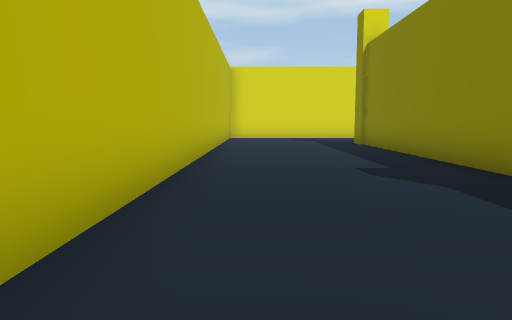
view 1 (above)

24 first-person views from a walk through a Unity game level. The camera is 1.4 m above the floor, tilts 6° down and sees 70° across. The floor is counted in squares, 2 m on a side. Each view is taken from the middle of a square. On the plan, view 1 faces up. The plan holds only what a view shows up to about 11 squares ahead; the rest is blank. The place goes on beyond the plan. The player is left out. Some animated figures are not drawn.

view 2
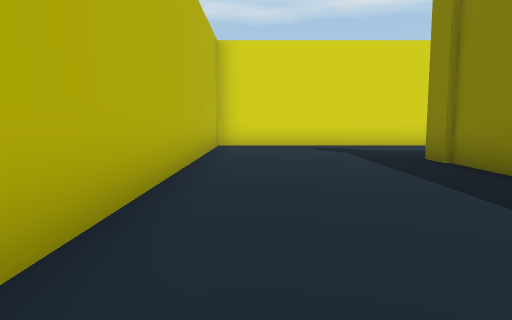

view 3
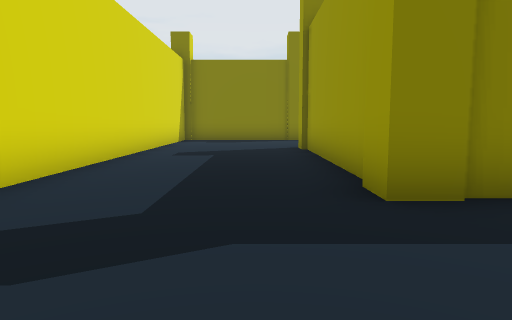

view 4
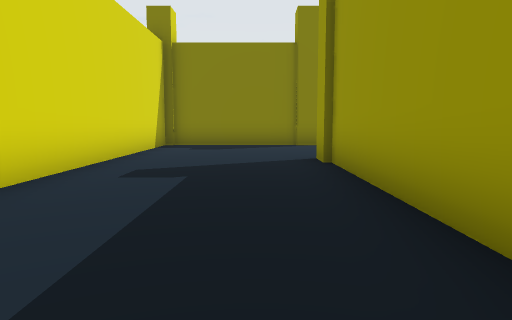

view 5
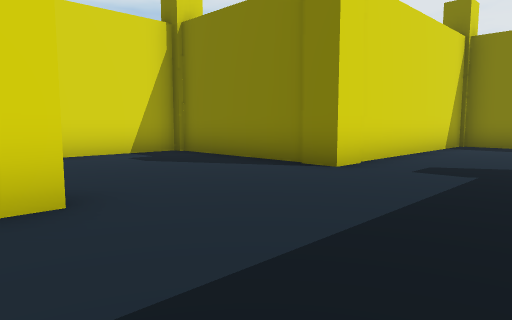

view 6
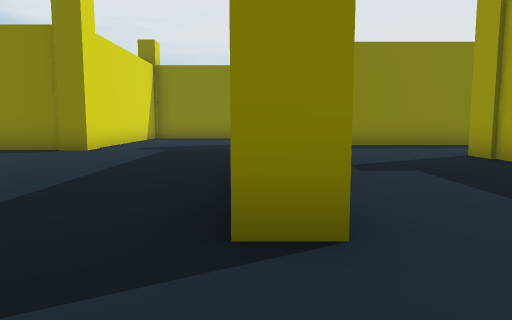

view 7
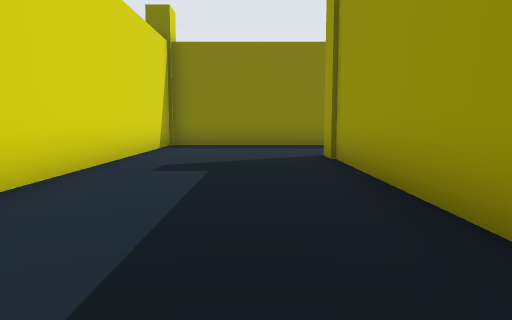

view 8
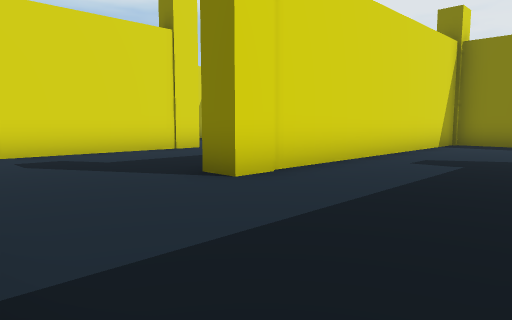

view 9
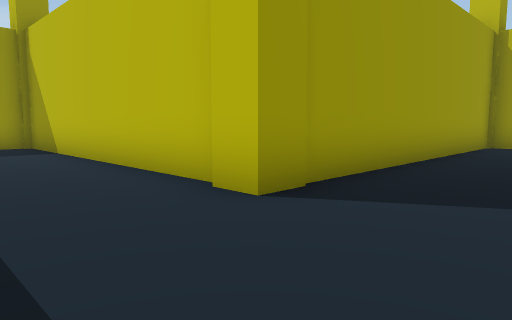

view 10
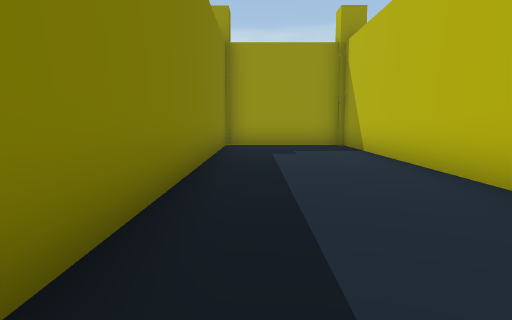

view 11
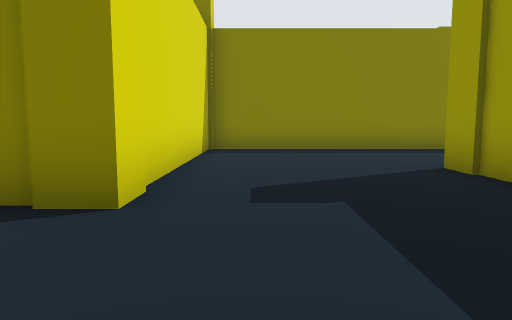

view 12
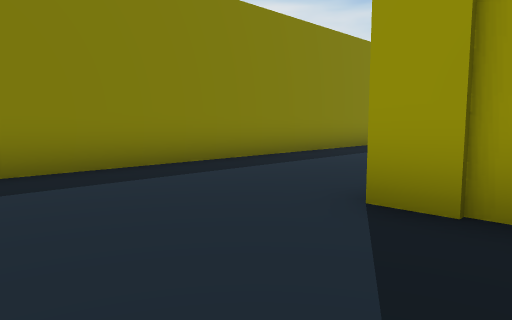

view 13
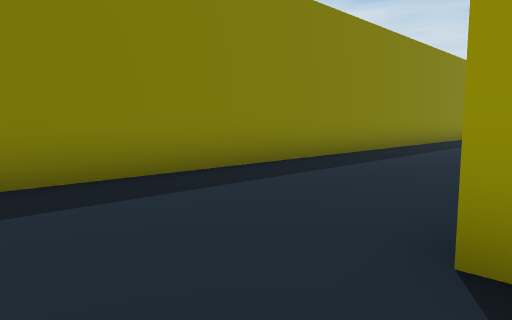

view 14
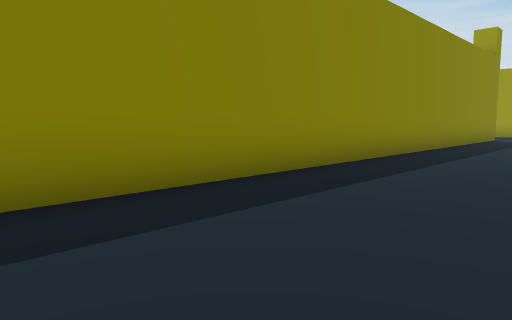

view 15
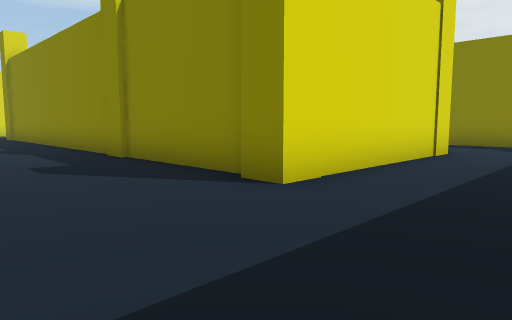

view 16
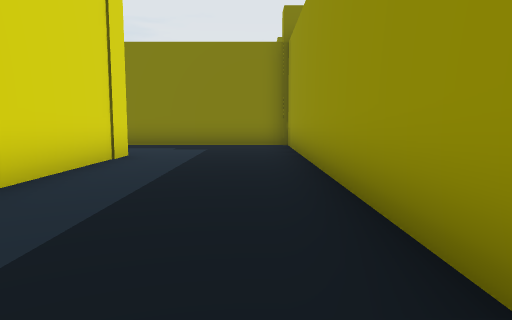

view 17
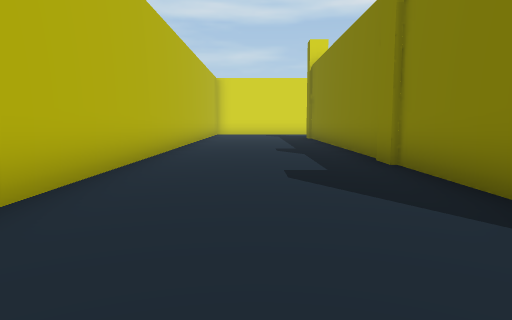

view 18
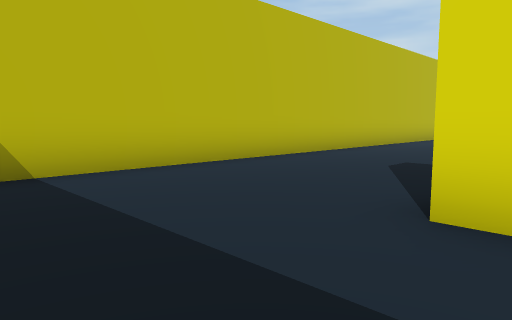

view 19
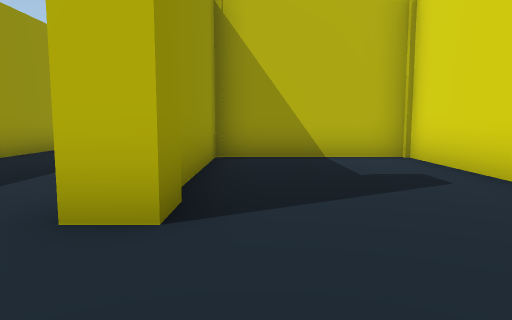

view 20
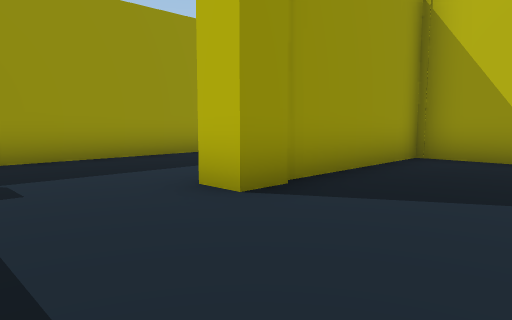

view 21
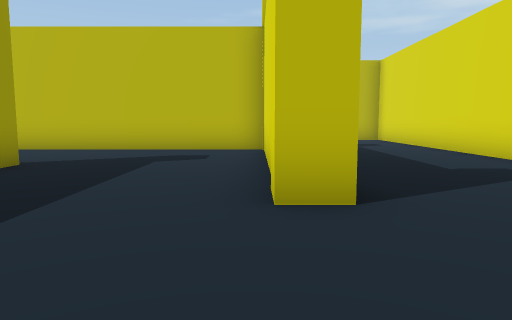

view 22
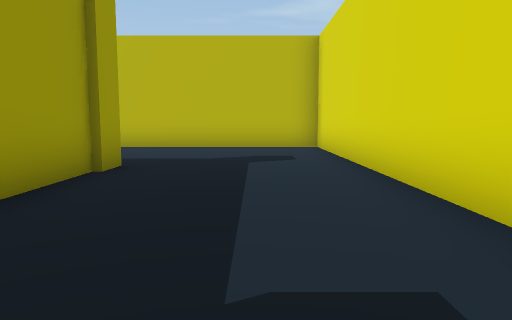

view 23
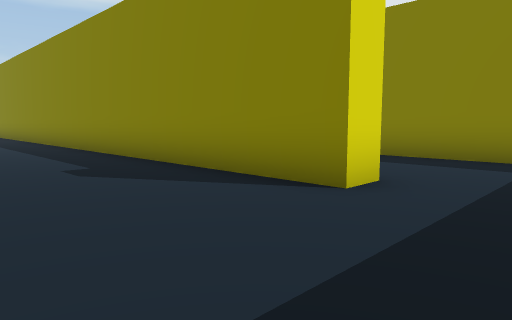

view 24
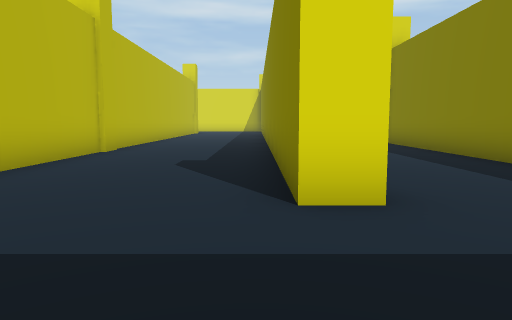

### Floor plan
Points are (right, up) in squares from view 1. A wall is a line through its corners. A room is listed if a view was taken in it or the views show most of it. See-through windows are left out.
Room 1 (views 1, 2, 3, 4, 5, 6, 7, 8, 9, 10, 11, 12, 13, 14, 15, 16, 17, 18, 19, 20, 21, 22, 23, 24)
walls: (12.4, 1.8) (12.4, -5.9) (15.9, -5.9) (15.9, 6.5) (7.1, 6.5) (7.1, 7.1) (7.6, 7.1); (6.8, 2) (3.8, 2) (3.8, -1.8) (8.6, -1.8) (8.6, -2.3) (3.1, -2.3) (3.1, -1.6); (3.3, -1.5) (3.3, 11.7) (10, 11.7) (10, 11.2) (3.8, 11.2) (3.8, 5); (16.4, -3.9) (16.4, -10); (3.8, 3.1) (3.8, 2.5) (12.6, 2.5) (12.6, 1.9); (2, -5.9) (11.9, -5.9) (11.9, -1.1); (15.1, 7.1) (16.6, 7.1); (21.1, -12) (20.3, -12) (20.3, 11.2) (13.9, 11.2) (13.9, 15.7) (-1.1, 15.7) (-1.1, -4.1)
ways out: opening at (22.5, -12)

Where each view was taken, in squares from view 1:
view 1: 0 up, 0 right, facing up
view 2: 5 up, 0 right, facing up
view 3: 13 up, 0 right, facing right
view 4: 13 up, 3 right, facing right
view 5: 8 up, 9 right, facing up-right
view 6: 7 up, 5 right, facing right
view 7: 4 up, 5 right, facing right
view 8: 3 up, 4 right, facing up-right
view 9: 5 up, 15 right, facing down-left
view 10: 5 up, 15 right, facing down
view 11: 10 up, 11 right, facing right
view 12: 10 up, 15 right, facing down-right
view 13: 9 up, 16 right, facing down-right
view 14: 4 up, 17 right, facing down-right
view 15: 5 down, 0 right, facing up-right
view 16: 5 down, 1 right, facing right
view 17: 4 down, 1 right, facing up
view 18: 5 down, 4 right, facing up-left
view 19: 1 down, 11 right, facing left
view 20: 1 up, 11 right, facing down-left
view 21: 11 up, 13 right, facing left
view 22: 14 up, 9 right, facing left
view 23: 14 down, 17 right, facing up-right
view 24: 15 down, 20 right, facing up
